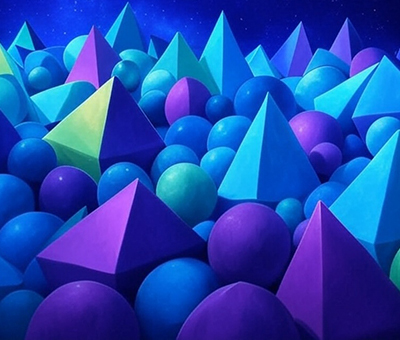
#> input picture src/go_captcha_py/resources/images/image-v2-1.jpg, 400 x 340 px
$ python cli.py ../../docs/images/click-text-master.jpg
#> lines starting #> are read from the running program, lines starting #| are printed output that depends on the picture
### src/go_captcha_py/resources/__init__.py
"""Bundled asset loader — Python equivalent of the go-captcha-assets package.

All resources ship inside the installed package under go_captcha_py/resources/
and are loaded lazily on first access, then cached.

Resources (from https://github.com/wenlng/go-captcha-resources, Apache-2.0):
- images/image-v2-*.jpg   16 main captcha backgrounds
- shapes/shape-*.png      13 shape glyphs (click shape mode)
- thumbs/thumb-*.jpg       5 thumbnail backgrounds
- tiles/tile-N{,-shadow,-mask}.png  4 slide tile graph sets
- fonts/fzshengsksjw_cu.ttf  Chinese font for text mode
"""

from __future__ import annotations

from functools import lru_cache
from pathlib import Path

from PIL import Image, ImageFont

from .chars import CHINESE_CHARS as _FULL_CHINESE_CHARS

_RES_DIR = Path(__file__).parent

# Small demo seed kept for parity with click/default.go; the default text
# captcha uses the full 3498-char set from chars.py (see get_chinese_chars).
_LEGACY_DEMO_CHARS: list[str] = list("我是行为式验证码的随机文本种子")
# Alphanumeric seeds, ported from go-captcha-assets/bindata/chars
ALPHA_CHARS: list[str] = list("ABCDEFGHIJKLMNOPQRSTUVWXYZabcdefghijklmnopqrstuvwxyz")
MIXIN_ALPHA_CHARS: list[str] = list("ABCDEFGHIJKLMNOPQRSTUVWXYZabcdefghijklmnopqrstuvwxyz0123456789")

# Default palettes (click/default.go)
COLORS: list[str] = [
    "#fde98e",
    "#60c1ff",
    "#fcb08e",
    "#fb88ff",
    "#b4fed4",
    "#cbfaa9",
    "#78d6f8",
]
THUMB_COLORS: list[str] = [
    "#1f55c4",
    "#780592",
    "#2f6b00",
    "#910000",
    "#864401",
    "#675901",
    "#016e5c",
]
SHADOW_COLOR = "#101010"


def _iter_files(subdir: str, pattern: str) -> list[Path]:
    return sorted((_RES_DIR / subdir).glob(pattern))


@lru_cache(maxsize=1)
def get_chinese_chars() -> tuple[str, ...]:
    """Full Chinese character seed (3498 chars, from upstream char.go)."""
    return _FULL_CHINESE_CHARS


# [22 lines left out: functions get_alpha_chars, get_mixin_alpha_chars, get_default_colors, get_default_thumb_colors, not called in this run]


@lru_cache(maxsize=1)
def get_font(size: int = 40) -> ImageFont.FreeTypeFont:
    """Load the bundled Chinese font (fzshengsksjw_cu)."""
    return ImageFont.truetype(str(_RES_DIR / "fonts" / "fzshengsksjw_cu.ttf"), size)


@lru_cache(maxsize=1)
def get_images() -> tuple[Image.Image, ...]:
    """Main captcha background images (16)."""
    imgs = []
    for path in _iter_files("images", "image-v2-*.jpg"):
        with Image.open(path) as im:
#> im is the input picture: PIL image 400x340 RGB; mean R, G, B 31.7, 73.5, 177.6
            imgs.append(im.convert("RGB"))
    return tuple(imgs)


@lru_cache(maxsize=1)
def get_shapes() -> dict[str, Image.Image]:
    """Shape glyph images keyed by name (13)."""
    shapes: dict[str, Image.Image] = {}
    for path in _iter_files("shapes", "shape-*.png"):
        with Image.open(path) as im:
            shapes[path.stem] = im.convert("RGBA")
    return shapes


# [45 lines left out: functions get_thumbs, get_tiles, clear_cache, not called in this run]

### src/go_captcha_py/click/builder.py
"""Click captcha builder, ported from go-captcha/v2/click/builder.go.

Provides NewBuilder-style construction with bundled default resources
(the Python equivalent of the go-captcha-assets package).
"""

from __future__ import annotations

from collections.abc import Callable, Sequence

from PIL import Image

from .captcha import MODE_SHAPE, MODE_TEXT, Captcha
from .options import (
    Options,
    Resources,
    with_backgrounds,
    with_chars,
    with_fonts,
    with_shapes,
    with_thumb_backgrounds,
)


class Builder:
    """Fluent builder producing click Captcha instances."""

    def __init__(self, *opts: Callable[[Options], None]) -> None:
        self._options: list[Callable[[Options], None]] = list(opts)
        self._resources: list[Callable[[Resources], None]] = []

    def set_options(self, *opts: Callable[[Options], None]) -> Builder:
        self._options.extend(opts)
        return self

    def set_resources(self, *resources: Callable[[Resources], None]) -> Builder:
        self._resources.extend(resources)
        return self

    def make(self) -> Captcha:
        """Text-mode captcha with configured options/resources."""
        return self._make_with_mode(MODE_TEXT)

    def make_shape(self) -> Captcha:
        """Shape-mode captcha (graphic click mode)."""
        return self._make_with_mode(MODE_SHAPE)

    def _make_with_mode(self, mode: int) -> Captcha:
#> called with mode = 0
        opts = Options()
        for opt in self._options:
            opt(opts)
        resources = Resources()
        for res in self._resources:
            res(resources)
#> this loop made 3 passes
        return Captcha(mode=mode, opts=opts, resources=resources)


def new_builder(*opts: Callable[[Options], None]) -> Builder:
    """Create a Builder with optional WithXxx option callables."""
    return Builder(*opts)


def make_default_text_captcha() -> Captcha:
    """Text-mode captcha preloaded with all bundled assets."""
    from .. import resources as assets

    # NOTE: no with_thumb_backgrounds here — official GoCaptcha thumbnails
    # use a light solid background with dark glyphs; photo backgrounds make
    # small glyphs hard to read (matches upstream default: empty thumb bgs).
    return (
        Builder()
        .set_resources(
            with_chars(assets.get_chinese_chars()),
            with_fonts([assets.get_font(40)]),
            with_backgrounds(list(assets.get_images())),
        )
        .make()
    )


def make_default_shape_captcha() -> Captcha:
    """Shape-mode captcha preloaded with all bundled assets."""
    from .. import resources as assets

    # light solid thumb background (official style, see make_default_text_captcha)
    return (
        Builder()
        .set_resources(
            with_shapes(assets.get_shapes()),
            with_backgrounds(list(assets.get_images())),
        )
        .make_shape()
    )


# [47 lines left out: functions make_text_captcha, make_shape_captcha, not called in this run]

### src/go_captcha_py/click/captcha.py
"""Click captcha generator, ported from go-captcha/v2/click/click.go."""

from __future__ import annotations

from dataclasses import dataclass

from PIL import Image

from ..base.helper import parse_hex_color
from ..base.imagedata import JPEGImageData, PNGImageData
from ..base.option import RangeVal, Size
from ..base.randgen import (
    perm,
    rand_hex_color,
    rand_image,
    rand_index,
    rand_int_fast,
    rand_string,
)
from .dot import DRAW_TYPE_IMAGE, DRAW_TYPE_STRING, Dot, DrawDot
from .draw import DrawImage, DrawImageParams
from .options import Options, Resources

MODE_TEXT = 0
MODE_SHAPE = 1


class CaptchaError(Exception):
    """Click captcha generation error."""


EMPTY_SHAPES_ERR = "no shapes provided"
EMPTY_CHARACTER_ERR = "no character provided"
CHAR_RANGE_LEN_ERR = "character length must be greater than rangeLen.Max"
SHAPES_RANGE_LEN_ERR = "total number of shapes must be greater than rangeLen.Max"
SHAPES_TYPE_ERR = "shape must be an image type"
EMPTY_BACKGROUND_IMAGE_ERR = "no background image"


@dataclass(slots=True)
class CaptchaData:
    """Generated captcha: verify dots + master image + thumb image."""

    dots: dict[int, Dot]
    master_image: JPEGImageData
    thumb_image: PNGImageData

    def get_data(self) -> dict[int, Dot]:
        """Verification dots (kept server-side; never sent to the client)."""
        return self.dots

    def get_master_image(self) -> JPEGImageData:
        """Main captcha image."""
        return self.master_image

    def get_thumb_image(self) -> PNGImageData:
        """Thumbnail captcha image."""
        return self.thumb_image


class Captcha:
    """Click captcha implementation (captcha struct in click.go)."""

    def __init__(
        self, mode: int = MODE_TEXT, opts: Options | None = None, resources: Resources | None = None
    ) -> None:
        self.mode = mode
        self.opts = opts if opts is not None else Options()
        self.resources = resources if resources is not None else Resources()
        self._draw = DrawImage()

        if mode == MODE_SHAPE:
            # shape-mode specific defaults (newWithMode)
            self.opts.thumb_bg_distort = 1  # DistortLevel1
            self.opts.range_size = RangeVal(24, 30)
            self.opts.range_thumb_size = RangeVal(14, 20)

    # ------------------------------------------------------------------

    def generate(self) -> CaptchaData:
        """Generate a captcha. Raises CaptchaError on invalid config."""
        if self.mode == MODE_SHAPE:
            return self._generate_with_shape()
        return self._generate_with_text()

    # ------------------------------------------------------------------

    def _generate_with_shape(self) -> CaptchaData:
        self._check()
        shapes = self._gen_shapes()

        dots = self._gen_dots(self.opts.image_size, self.opts.range_size, shapes, 10)
        verify_dots, verify_shapes = self._range_check_dots(dots)
        thumb_dots = self._gen_dots(self.opts.thumb_image_size, self.opts.range_thumb_size, verify_shapes, 0)

        master_image = self._gen_master_image(self.opts.image_size, dots)
        thumb_image = self._gen_thumb_image(self.opts.thumb_image_size, thumb_dots)

        return CaptchaData(
            dots=verify_dots, master_image=JPEGImageData(master_image), thumb_image=PNGImageData(thumb_image)
        )

    def _generate_with_text(self) -> CaptchaData:
        self._check()
        chars = self._gen_chars()

        dots = self._gen_dots(self.opts.image_size, self.opts.range_size, chars, 10)
        verify_dots, verify_values = self._range_check_dots(dots)
        thumb_dots = self._gen_dots(self.opts.thumb_image_size, self.opts.range_thumb_size, verify_values, 0)

        master_image = self._gen_master_image(self.opts.image_size, dots)
        thumb_image = self._gen_thumb_image(self.opts.thumb_image_size, thumb_dots)

        return CaptchaData(
            dots=verify_dots, master_image=JPEGImageData(master_image), thumb_image=PNGImageData(thumb_image)
        )

    # ------------------------------------------------------------------

    def _gen_chars(self) -> list[str]:
        length = rand_int_fast(self.opts.range_len.min, self.opts.range_len.max)
        chars = self._gen_rand_unique(length, self.resources.chars)
        if not chars:
            raise CaptchaError(EMPTY_CHARACTER_ERR)
        return chars

    # [6 lines left out: function _gen_shapes, not called in this run]

    @staticmethod
    def _gen_rand_unique(length: int, pool: list[str]) -> list[str]:
        """Random unique picks from pool (genRandShape / genRandChar)."""
#> called with length = 7
        out: list[str] = []
        guard = 0
        while len(out) < length and guard < length * 50:
            guard += 1
            value = rand_string(pool)
            if value and value not in out:
                out.append(value)
        return out

    def _gen_dots(self, image_size: Size, size: RangeVal, values: list[str], padding: int) -> dict[int, Dot]:
        """Scatter dots over the image area. Mirrors genDots."""
#> called with padding = 10
        dots: dict[int, Dot] = {}
        width = image_size.width
        height = image_size.height
        if padding > 0:
            width -= padding
            height -= padding

        length = len(values)
        for i, value in enumerate(values):
            rand_angle = self._rand_angle()
            rand_color = rand_hex_color(self.opts.range_colors)
            rand_color2 = rand_hex_color(self.opts.range_thumb_colors)
            rand_size = rand_int_fast(size.min, size.max)
            c_height = rand_size
            c_width = rand_size

            if self.mode == MODE_TEXT and len(value) > 1:
                c_width = rand_size * len(value)
                if rand_angle > 0:
                    surplus = c_width - rand_size
                    ra = rand_angle % 90
                    pr = surplus / 90
                    r = max(ra * pr, 1)
                    c_height = c_height + int(r)
                    c_width = c_width + int(r)

            dy = 10
            w = width // length
            rd = abs(w - c_width)
            xx = (i * w) + rand_int_fast(0, max(int(rd), 1))
            yy = rand_int_fast(dy, height + c_height)

            # Clamp with the ACTUAL glyph box (c_width covers multi-char
            # seeds like "002"/"mm1") so nothing is ever cut by the canvas
            # edge. Upstream Go clamps assuming a single char, which lets
            # wide glyphs overflow the right edge.
            x = int(min(max(xx, dy), max(width - dy - (padding * 2) - c_width, dy)))
            y = int(min(max(yy, c_height + dy), height + (c_height // 2) - (padding * 2)))

            dot = Dot(
                index=i,
                x=x,
                y=y - c_height,
                size=rand_size,
                width=c_width,
                height=c_height,
                angle=rand_angle,
                color=rand_color,
                color2=rand_color2,
            )
            if self.mode == MODE_SHAPE:
                dot.shape = value
            else:
                dot.text = value
            dots[i] = dot
        return dots

    def _range_check_dots(self, dots: dict[int, Dot]) -> tuple[dict[int, Dot], list[str]]:
        """Pick the random verification subset. Mirrors rangeCheckDots."""
        rs = perm(len(dots))
        chk_dots: dict[int, Dot] = {}
        count = rand_int_fast(self.opts.range_verify_len.min, self.opts.range_verify_len.max)
        if self.opts.disabled_range_verify_len:
            count = len(rs)
        values: list[str] = []

        for i, value in enumerate(rs):
            if not self.opts.disabled_range_verify_len and i >= count:
                break
            dot = dots[value]
            dot.index = i
            chk_dots[i] = dot
            values.append(dot.shape if self.mode == MODE_SHAPE else dot.text)
        return chk_dots, values

    def _gen_master_image(self, size: Size, dots: dict[int, Dot]) -> Image.Image:
        draw_dots: list[DrawDot] = []
        background = rand_image(self.resources.backgrounds)
        for i in range(len(dots)):
            dot = dots[i]
            draw_dot = DrawDot(
                dot=dot,
                x=dot.x,
                y=dot.y,
                width=dot.width,
                height=dot.height,
                angle=dot.angle,
                color=self._ensure_contrast(dot.color, dot, background),
                size=dot.size,
                font_dpi=self.opts.font_dpi,
            )
            if self.mode == MODE_SHAPE:
                draw_dot.draw_type = DRAW_TYPE_IMAGE
                draw_dot.image = self.resources.shape_maps.get(dot.shape)
                draw_dot.use_original_color = self.opts.use_shape_original_color
            else:
                draw_dot.draw_type = DRAW_TYPE_STRING
                draw_dot.text = dot.text
                fonts = self.resources.fonts
                draw_dot.font = fonts[rand_index(len(fonts))] if fonts else None
            draw_dots.append(draw_dot)
#> this loop made 7 passes
#> pass 1, in _ensure_contrast, `bg_gray = background.convert("L")`:
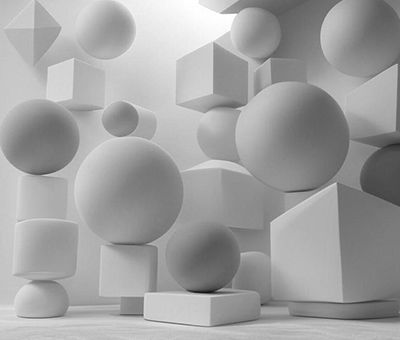
#> bg_gray: PIL image 400x340 L; min 15, max 255, mean 161
#> pass 1, in _ensure_contrast, `region = bg_gray.crop(box)`:
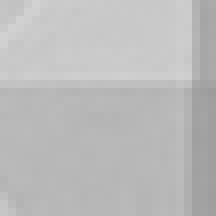
#> region: PIL image 27x27 L (shown 8 times larger); min 156, max 210, mean 187.6
#> pass 2, in _ensure_contrast (call 2), `region = bg_gray.crop(box)`:
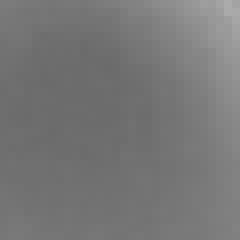
#> region: PIL image 30x30 L (shown 8 times larger); min 107, max 171, mean 118.7
#> after the loop, draw_dots = 7 items
#> (the rest of the program and of its run is left out)
